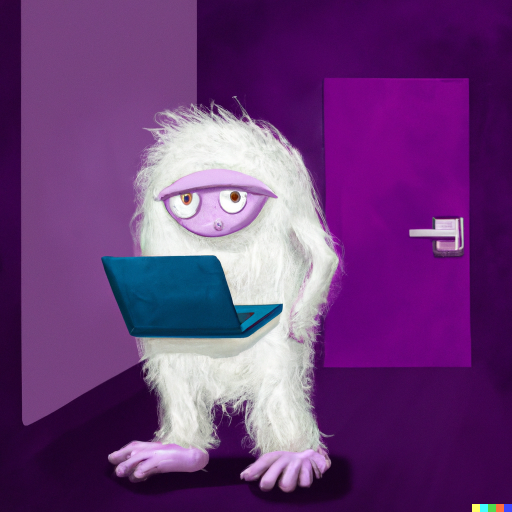
#> input picture mis/dalle.png, 1024 x 1024 px, found by its file name (shown at 1/2 size)
$ python imager.py
#> lines starting #> are read from the running program, lines starting #| are printed output that depends on the picture
import os
from PIL import Image

# Path to the image
img_path = '/Users/jrobison/projects/sectools/dalle.png'

# Get the image size
img_size = os.path.getsize(img_path)

# Check if the image size is greater than 1MB
if img_size > 1000000:
    # Open the image
    img = Image.open(img_path)
#> img is the input picture: PIL image 1024x1024 RGB; mean R, G, B 107.2, 59.2, 121

    # Resize the image
    img.thumbnail((500, 500))
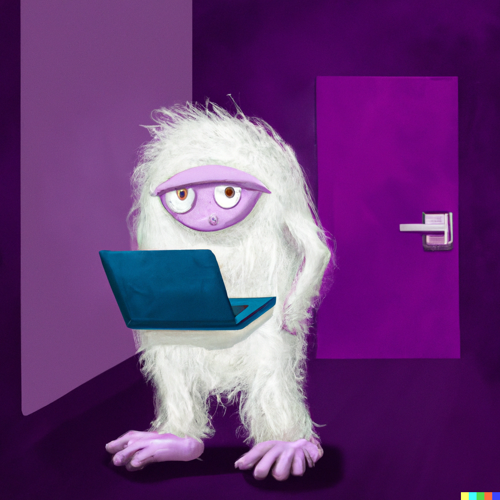
#> img: PIL image 500x500 RGB; mean R, G, B 107.2, 59.2, 121

    # Save the resized image
    img.save('/Users/jrobison/projects/sectools/dalle-git2.png')
